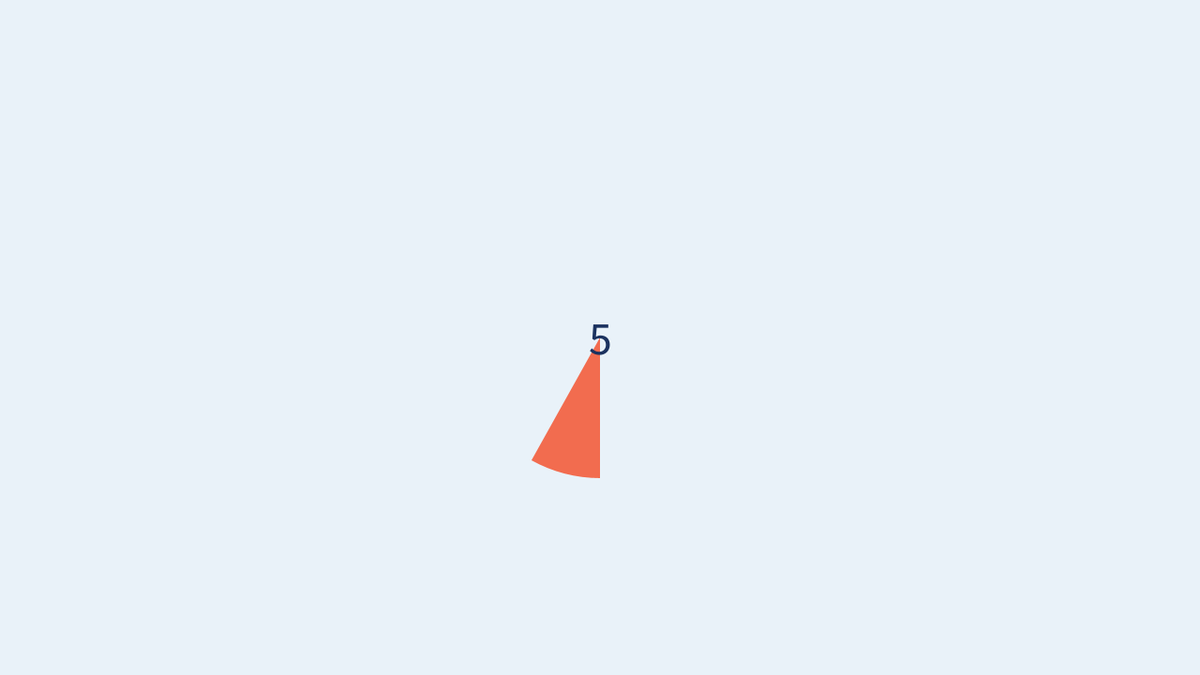
Frame 1 (no input)
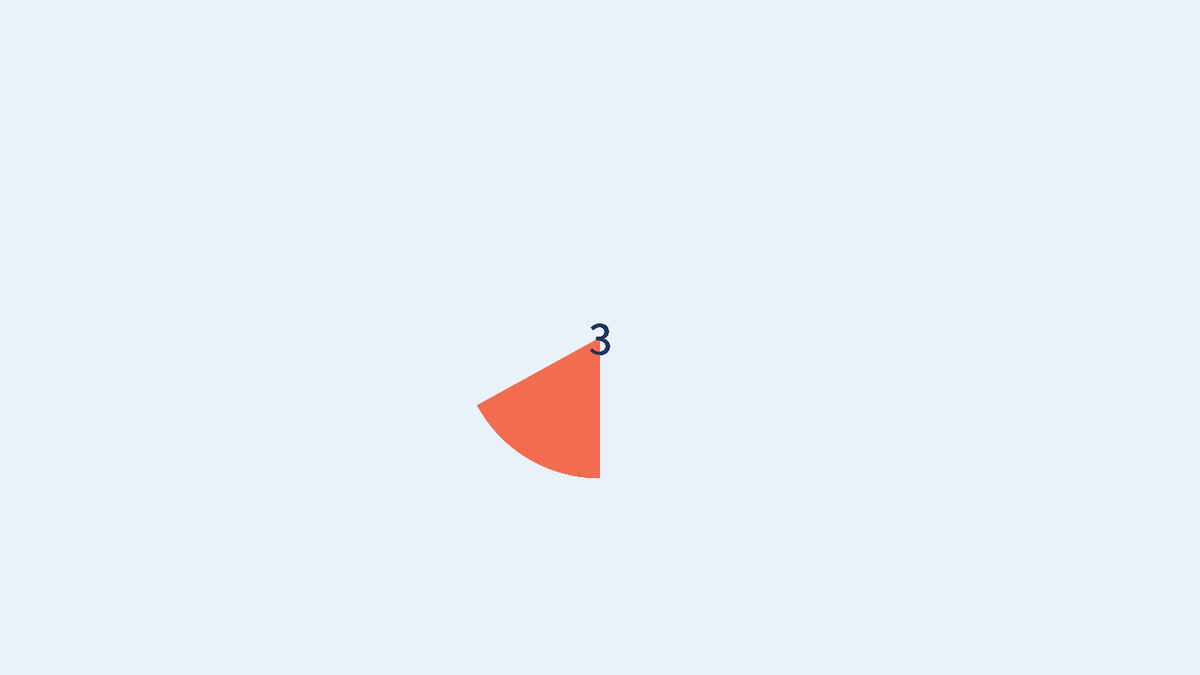
Frame 60 (the mouse pressed at the canvas centre just before this capture)
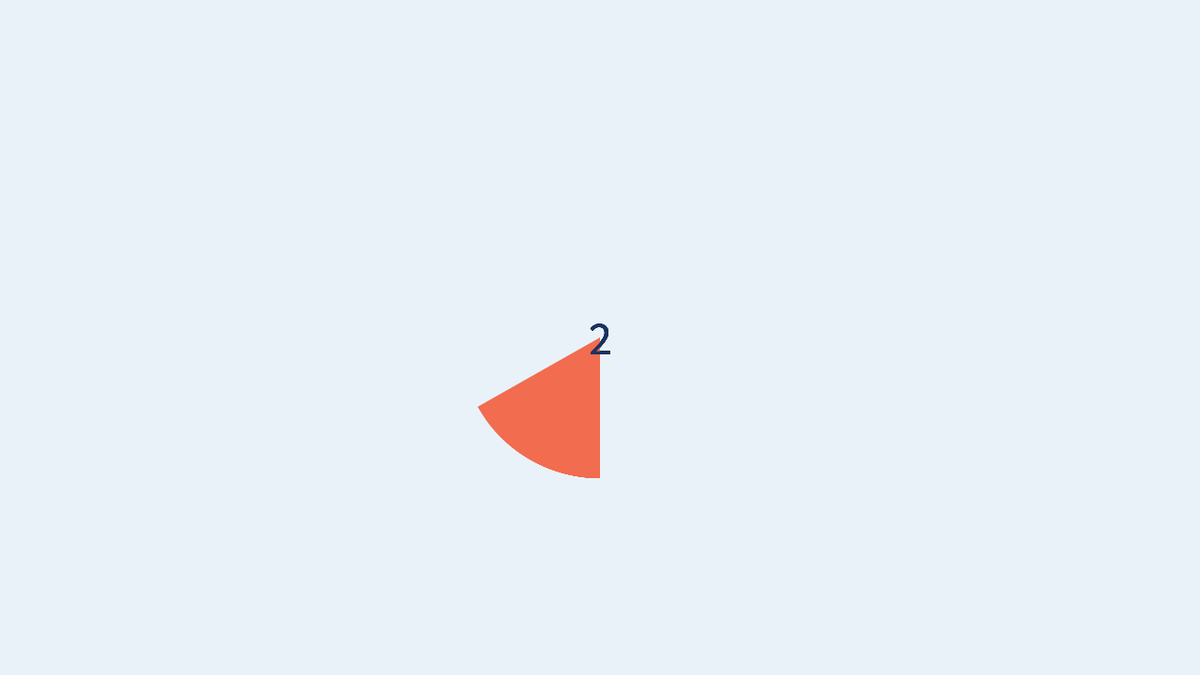
Frame 120 (the mouse held since frame 60 and released just before this capture)

The Processing sketch that drew these frames (run headless with seeded random() and noise(); from frame 60 on, the mouse is pressed at the canvas centre):

// Processing sketch: sketch_130914a
// ── sketch_130914a.pde
//This is the second homework for coursea.
//Demands: Using code blocks, variables, arrays, loops
//Author: Xiaoxing Cheng
//Date: 09/14/2013
//This sketch gives a countdown timer, which will literally "boom" at the end of the countdown.
//Animate the sketch is the first step to real dynamic sketch.

// The 5 colors in sequence are dark blue, light blue, even lighter blue, bright blue and pinky orange.
color[] Business = {#1B325F,#9CC4E4,#E9F2F9,#3A89C9,#F26C4F}; 
color BGC = Business[2]; // Choose light blue to be the background color.
void setup(){
	size(1280, 720);
	background(BGC);
}

void draw(){
	int Millis = millis(); // Get the millisecond since the start of the program.
	// Get an integer circulating between 0 ~ 999. Used for drawing the countdown circle.
	int M = Millis % 1000; 
	int S = (Millis - M)/1000; // The amount of seconds passed.
	int CountDown = 5 - S%6; // The displayed counting down number.
	// When the countdown hasn't ended yet, draw the countdown circle with the countdown number in it.
	if (CountDown > 0){ 
		// The reason for 20 not some smaller numbers, is that if the number is too small, there are possibilities that M will never be less than the number, since it takes more than one millisecond to finish one loop of draw(). Then the countdown circle wont' be cleared each time.
		if (M <= 20 ){ 
			background(BGC); // Whenever a full circle is drawn, clear the canvas
		} else {
			fill(Business[4]);
		}
		noStroke();
		// Draw the arc based on the value of M, as looping through the draw(), we'll get a full circle.
		arc(width/2, height/2, 300, 300, PI/2, PI/500*M+PI/2); 
		fill(Business[0]);
		textSize(50);
		textAlign(CENTER,CENTER); 
		text(CountDown, width/2, height/2); // Print out the countdown number in the middle of the circle.
	} else { // When CountDown<=0, the countdown ends, clear the canvas, then print out "boom"
			background(BGC);
			textAlign(CENTER,CENTER);

			if (M%10 <=10){
				textSize(M); // The size of the boom gradually increase.
				text("Boom", width/2, height/2); // Put the "boom" at the center.
			}
			if (1000 - M < 20){ // The choice of 20 is the same as the above situation.
				noLoop(); // When "boom" reach its largest size, stop the looping of draw().
			}
		}
	
}
